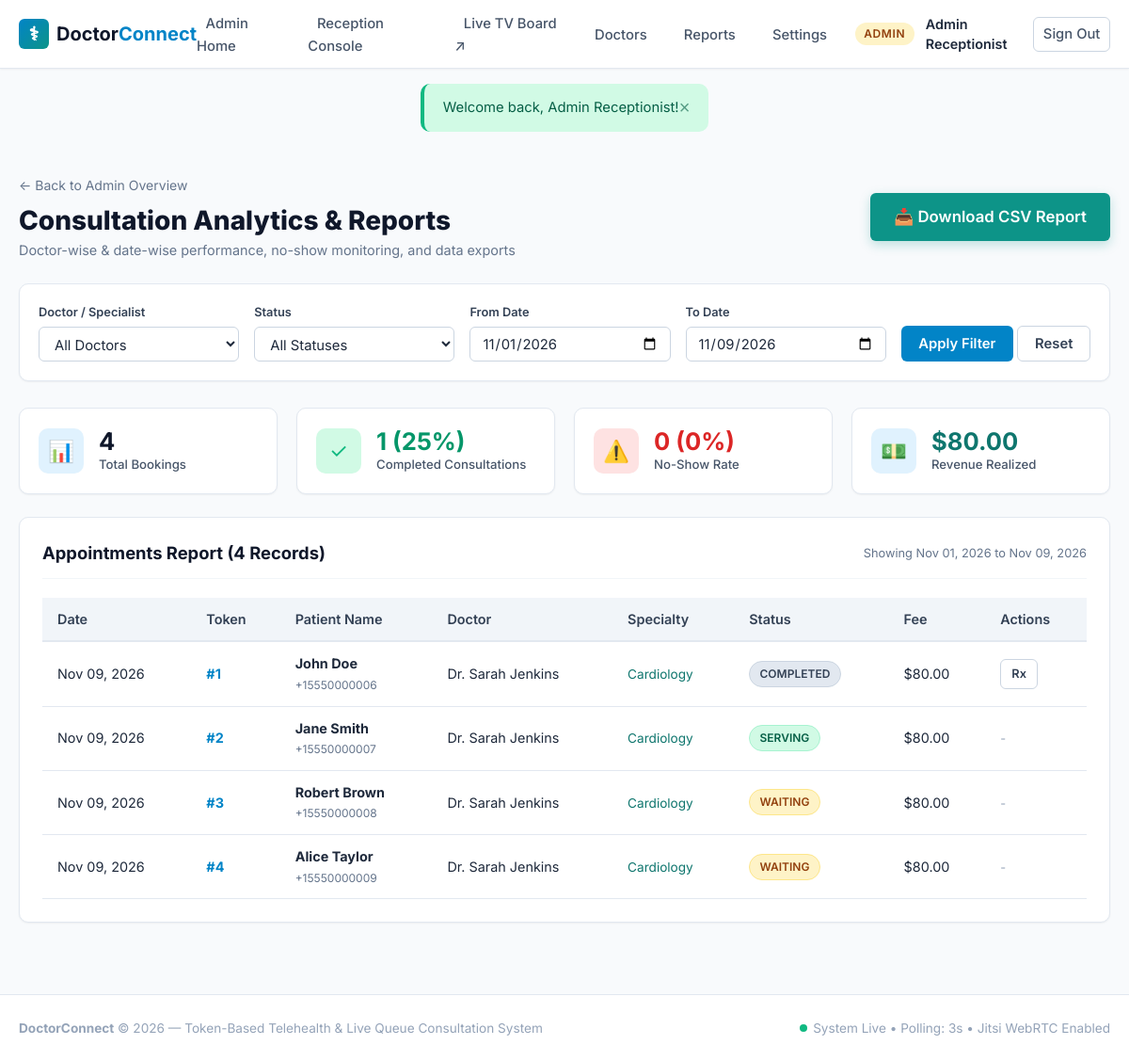
Screenshot of /admin/reports.php (signed in) with the database file from the repository.
### tables this page shows
CREATE TABLE appointments (
    id INT AUTO_INCREMENT PRIMARY KEY,
    patient_id INT NOT NULL,
    doctor_id INT NOT NULL,
    appointment_date DATE NOT NULL,
    token_number INT NOT NULL,
    status ENUM('waiting', 'serving', 'completed', 'no_show', 'cancelled') NOT NULL DEFAULT 'waiting',
    meeting_link VARCHAR(500) NULL,
    estimated_time DATETIME NULL,
    reason VARCHAR(255) NULL,
    diagnosis TEXT NULL,
    prescription TEXT NULL,
    created_at TIMESTAMP DEFAULT CURRENT_TIMESTAMP,
     
    CONSTRAINT unique_token_per_doctor_day UNIQUE (doctor_id, appointment_date, token_number),
    CONSTRAINT fk_appointment_patient FOREIGN KEY (patient_id) REFERENCES users(id) ON DELETE CASCADE,
    CONSTRAINT fk_appointment_doctor FOREIGN KEY (doctor_id) REFERENCES doctors(id) ON DELETE CASCADE,
    INDEX idx_doc_date_status (doctor_id, appointment_date, status),
    INDEX idx_patient (patient_id)
);

CREATE TABLE users (
    id INT AUTO_INCREMENT PRIMARY KEY,
    name VARCHAR(100) NOT NULL,
    email VARCHAR(150) NOT NULL UNIQUE,
    phone VARCHAR(20) NOT NULL UNIQUE,
    password_hash VARCHAR(255) NOT NULL,
    role ENUM('patient', 'doctor', 'admin') NOT NULL DEFAULT 'patient',
    created_at TIMESTAMP DEFAULT CURRENT_TIMESTAMP
);

CREATE TABLE doctors (
    id INT AUTO_INCREMENT PRIMARY KEY,
    user_id INT NOT NULL,
    specialization VARCHAR(100) NOT NULL,
    consultation_fee DECIMAL(10,2) NOT NULL DEFAULT 50.00,
    avg_consultation_mins INT NOT NULL DEFAULT 15,
    bio TEXT NULL,
    created_at TIMESTAMP DEFAULT CURRENT_TIMESTAMP,
    CONSTRAINT fk_doctor_user FOREIGN KEY (user_id) REFERENCES users(id) ON DELETE CASCADE
);

### config/config.php (called while the page is built, shortened)
<?php
function getBaseUrl(): string {
    $protocol = (!empty($_SERVER['HTTPS']) && $_SERVER['HTTPS'] !== 'off') || (isset($_SERVER['SERVER_PORT']) && $_SERVER['SERVER_PORT'] == 443) ? 'https://' : 'http://';
    $host = $_SERVER['HTTP_HOST'] ?? 'localhost';
    $scriptDir = str_replace('\\', '/', dirname($_SERVER['SCRIPT_NAME'] ?? ''));
    $subdirs = ['/patient', '/doctor', '/admin', '/api'];
    foreach ($subdirs as $subdir) {
        if (str_ends_with($scriptDir, $subdir)) {
            $scriptDir = substr($scriptDir, 0, -strlen($subdir));
            break;
        }
    }
    $base = rtrim($scriptDir, '/');
    return $protocol . $host . $base;
}
function url(string $path = ''): string {
    $base = getBaseUrl();
    $path = ltrim($path, '/');
    return $path ? "$base/$path" : $base . '/';
}
function e(?string $string): string {
    return htmlspecialchars($string ?? '', ENT_QUOTES, 'UTF-8');
}

### admin/reports.php (the view, shortened to what this page needs)
<?php
require_once __DIR__ . '/../config/config.php';
$db = Database::getConnection();
$doctorId = isset($_GET['doctor_id']) ? (int)$_GET['doctor_id'] : 0;
$status = trim($_GET['status'] ?? '');
$fromDate = trim($_GET['from_date'] ?? date('Y-m-01'));
$toDate = trim($_GET['to_date'] ?? date('Y-m-d'));
$where = ["a.appointment_date BETWEEN ? AND ?"];
$params = [$fromDate, $toDate];
$whereClause = implode(" AND ", $where);
$stmt = $db->prepare("
    SELECT a.*,
           u.name as patient_name, u.phone as patient_phone, u.email as patient_email,
           du.name as doctor_name, d.specialization, d.consultation_fee
    FROM appointments a
    JOIN users u ON u.id = a.patient_id
    JOIN doctors d ON d.id = a.doctor_id
    JOIN users du ON du.id = d.user_id
    WHERE {$whereClause}
    ORDER BY a.appointment_date DESC, a.token_number ASC
");
$stmt->execute($params);
$appointments = $stmt->fetchAll();
$totalBookings = count($appointments);
$completedCount = 0;
$noShowCount = 0;
$waitingCount = 0;
$cancelledCount = 0;
$totalRevenue = 0.0;
foreach ($appointments as $a) {
    if ($a['status'] === 'completed') {
        $completedCount++;
        $totalRevenue += (float)$a['consultation_fee'];
    } elseif ($a['status'] === 'no_show') {
        $noShowCount++;
    } elseif ($a['status'] === 'waiting' || $a['status'] === 'serving') {
        $waitingCount++;
    } elseif ($a['status'] === 'cancelled') {
        $cancelledCount++;
    }
}
$completedRate = $totalBookings > 0 ? round(($completedCount / $totalBookings) * 100, 1) : 0;
$noShowRate = $totalBookings > 0 ? round(($noShowCount / $totalBookings) * 100, 1) : 0;
$exportQuery = http_build_query([
    'doctor_id' => $doctorId,
    'status' => $status,
    'from_date' => $fromDate,
    'to_date' => $toDate
]);
require_once __DIR__ . '/../includes/header.php';
?>
<div style="max-width:1200px; margin:0 auto 3rem;">
    <div style="display:flex; justify-content:space-between; align-items:center; margin-bottom:1.5rem; flex-wrap:wrap; gap:1rem;">
        <div>
            <a href="<?= url('admin/dashboard.php') ?>" style="font-size:0.875rem; color:#64748b;">&larr; Back to Admin Overview</a>
            <h1 style="font-size:1.75rem; font-weight:800; color:#0f172a; margin-top:0.35rem;">
                Consultation Analytics & Reports
            </h1>
            <p style="color:#64748b; font-size:0.9rem; margin:0;">
                Doctor-wise & date-wise performance, no-show monitoring, and data exports
            </p>
        </div>
        <a href="<?= url('admin/export_csv.php?' . $exportQuery) ?>" class="btn btn-teal btn-lg" style="box-shadow:0 4px 12px rgba(13,148,136,0.25);">
            📥 Download CSV Report
        </a>
    </div>
    <div class="card" style="padding:1.25rem; margin-bottom:1.75rem;">
        <form method="GET" action="" style="display:flex; gap:1rem; align-items:flex-end; flex-wrap:wrap;">
            <div style="flex:1; min-width:180px;">
                <label class="form-label" style="font-size:0.8rem;">Doctor / Specialist</label>
                <select name="doctor_id" class="form-select" style="padding:0.45rem 0.75rem;">
                    <option value="">All Doctors</option>
                </select>
            </div>
            <div style="flex:1; min-width:140px;">
                <label class="form-label" style="font-size:0.8rem;">Status</label>
                <select name="status" class="form-select" style="padding:0.45rem 0.75rem;">
                    <option value="">All Statuses</option>
                </select>
            </div>
            <div style="flex:1; min-width:140px;">
                <label class="form-label" style="font-size:0.8rem;">From Date</label>
                <input type="date" name="from_date" class="form-control" value="<?= e($fromDate) ?>" style="padding:0.45rem 0.75rem;">
            </div>
            <div style="flex:1; min-width:140px;">
                <label class="form-label" style="font-size:0.8rem;">To Date</label>
                <input type="date" name="to_date" class="form-control" value="<?= e($toDate) ?>" style="padding:0.45rem 0.75rem;">
            </div>
            <div>
                <button type="submit" class="btn btn-primary" style="height:38px;">Apply Filter</button>
                <a href="<?= url('admin/reports.php') ?>" class="btn btn-outline" style="height:38px;">Reset</a>
            </div>
        </form>
    </div>
    <div class="stats-grid">
        <div class="stat-card stat-primary">
            <div class="stat-icon">📊</div>
            <div>
                <div class="stat-val"><?= $totalBookings ?></div>
                <div class="stat-label">Total Bookings</div>
            </div>
        </div>
        <div class="stat-card stat-success">
            <div class="stat-icon">✓</div>
            <div>
                <div class="stat-val" style="color:#059669;"><?= $completedCount ?> (<?= $completedRate ?>%)</div>
                <div class="stat-label">Completed Consultations</div>
            </div>
        </div>
        <div class="stat-card stat-danger">
            <div class="stat-icon">⚠️</div>
            <div>
                <div class="stat-val" style="color:#dc2626;"><?= $noShowCount ?> (<?= $noShowRate ?>%)</div>
                <div class="stat-label">No-Show Rate</div>
            </div>
        </div>
        <div class="stat-card stat-primary">
            <div class="stat-icon">💵</div>
            <div>
                <div class="stat-val" style="color:#0f766e;">$<?= number_format($totalRevenue, 2) ?></div>
                <div class="stat-label">Revenue Realized</div>
            </div>
        </div>
    </div>
    <div class="card">
        <div class="card-header">
            <h3 class="card-title">Appointments Report (<?= count($appointments) ?> Records)</h3>
            <span style="font-size:0.8rem; color:#64748b;">
                Showing <?= date('M d, Y', strtotime($fromDate)) ?> to <?= date('M d, Y', strtotime($toDate)) ?>
            </span>
        </div>
        <div class="table-responsive">
            <table class="table">
                <thead>
                    <tr>
                        <th>Date</th>
                        <th>Token</th>
                        <th>Patient Name</th>
                        <th>Doctor</th>
                        <th>Specialty</th>
                        <th>Status</th>
                        <th>Fee</th>
                        <th>Actions</th>
                    </tr>
                </thead>
                <tbody>
                    <?php if (empty($appointments)): ?>
                        <tr><td colspan="8" style="text-align:center; padding:2rem; color:#64748b;">No appointment records match the selected criteria.</td></tr>
                    <?php else: ?>
                        <?php foreach ($appointments as $a): ?>
                            <tr>
                                <td><?= date('M d, Y', strtotime($a['appointment_date'])) ?></td>
                                <td><strong style="color:#0284c7;">#<?= (int)$a['token_number'] ?></strong></td>
                                <td>
                                    <strong><?= e($a['patient_name']) ?></strong><br>
                                    <span style="font-size:0.75rem; color:#64748b;"><?= e($a['patient_phone']) ?></span>
                                </td>
                                <td><?= e($a['doctor_name']) ?></td>
                                <td><span style="color:#0f766e; font-size:0.85rem;"><?= e($a['specialization']) ?></span></td>
                                <td>
                                    <span class="badge badge-<?= e($a['status']) ?>">
                                        <?= strtoupper(e($a['status'])) ?>
                                    </span>
                                </td>
                                <td>$<?= number_format((float)$a['consultation_fee'], 2) ?></td>
                                <td>
                                    <?php if ($a['status'] === 'completed' && !empty($a['prescription'])): ?>
                                        <a href="<?= url('patient/prescription.php?id=' . $a['id']) ?>" target="_blank" class="btn btn-sm btn-outline">Rx</a>
                                    <?php else: ?>
                                        <span style="color:#94a3b8; font-size:0.8rem;">-</span>
                                    <?php endif; ?>
                                </td>
                            </tr>
                        <?php endforeach; ?>
                    <?php endif; ?>
                </tbody>
            </table>
        </div>
    </div>
</div>
<?php require_once __DIR__ . '/../includes/footer.php'; ?>

### assets/css/style.css (style rules this page uses)
:root { --primary: #0284c7; --primary-hover: #0369a1; --primary-light: #e0f2fe; --teal: #0d9488; --teal-hover: #0f766e; --teal-light: #ccfbf1; --slate-50: #f8fafc; --slate-100: #f1f5f9; --slate-200: #e2e8f0; --slate-300: #cbd5e1; --slate-400: #94a3b8; --slate-600: #475569; --slate-700: #334155; --slate-800: #1e293b; --slate-900: #0f172a; --success: #10b981; --success-bg: #d1fae5; --warning: #f59e0b; --warning-bg: #fef3c7; --danger: #ef4444; --danger-bg: #fee2e2; --info: #3b82f6; --info-bg: #dbeafe; --shadow-sm: 0 1px 2px 0 rgb(0 0 0 / 0.05); --shadow-md: 0 4px 6px -1px rgb(0 0 0 / 0.1), 0 2px 4px -2px rgb(0 0 0 / 0.1); --shadow-lg: 0 10px 15px -3px rgb(0 0 0 / 0.1), 0 4px 6px -4px rgb(0 0 0 / 0.1); --radius-sm: 6px; --radius-md: 10px; --radius-lg: 16px; --radius-full: 9999px; --font-sans: 'Inter', system-ui, -apple-system, BlinkMacSystemFont, "Segoe UI", Roboto, "Helvetica Neue", Arial, sans-serif; }
*, *::before, *::after { box-sizing: border-box; margin: 0; padding: 0; }
body { font-family: var(--font-sans); background-color: var(--slate-50); color: var(--slate-800); line-height: 1.5; min-height: 100vh; display: flex; flex-direction: column; }
a { color: var(--primary); text-decoration: none; transition: color 0.15s ease; }
.btn { display: inline-flex; align-items: center; justify-content: center; gap: 0.4rem; font-family: inherit; font-size: 0.925rem; font-weight: 600; padding: 0.55rem 1.1rem; border-radius: var(--radius-sm); border: 1px solid transparent; cursor: pointer; transition: all 0.15s ease-in-out; text-decoration: none; white-space: nowrap; }
.btn-primary { background: var(--primary); color: #ffffff; }
.btn-teal { background: var(--teal); color: #ffffff; }
.btn-outline { background: #ffffff; border-color: var(--slate-300); color: var(--slate-700); }
.btn-sm { font-size: 0.8rem; padding: 0.35rem 0.7rem; }
.btn-lg { font-size: 1.05rem; padding: 0.75rem 1.5rem; }
.card { background: #ffffff; border: 1px solid var(--slate-200); border-radius: var(--radius-md); box-shadow: var(--shadow-sm); padding: 1.5rem; margin-bottom: 1.5rem; }
.card-header { display: flex; align-items: center; justify-content: space-between; margin-bottom: 1.25rem; padding-bottom: 0.75rem; border-bottom: 1px solid var(--slate-100); }
.card-title { font-size: 1.15rem; font-weight: 700; color: var(--slate-900); }
.stats-grid { display: grid; grid-template-columns: repeat(auto-fit, minmax(220px, 1fr)); gap: 1.25rem; margin-bottom: 1.5rem; }
.stat-card { background: #ffffff; border: 1px solid var(--slate-200); border-radius: var(--radius-md); padding: 1.25rem; display: flex; align-items: center; gap: 1rem; box-shadow: var(--shadow-sm); }
.stat-icon { width: 48px; height: 48px; border-radius: var(--radius-md); display: flex; align-items: center; justify-content: center; font-size: 1.4rem; }
.stat-primary .stat-icon { background: var(--primary-light); color: var(--primary); }
.stat-success .stat-icon { background: var(--success-bg); color: var(--success); }
.stat-danger .stat-icon { background: var(--danger-bg); color: var(--danger); }
.stat-val { font-size: 1.6rem; font-weight: 700; color: var(--slate-900); line-height: 1.2; }
.stat-label { font-size: 0.825rem; color: var(--slate-600); font-weight: 500; }
.badge { display: inline-flex; align-items: center; gap: 0.3rem; font-size: 0.75rem; font-weight: 600; padding: 0.25rem 0.65rem; border-radius: var(--radius-full); }
.badge-waiting { background: #fef3c7; color: #92400e; border: 1px solid #fde68a; }
.badge-serving { background: #d1fae5; color: #065f46; border: 1px solid #a7f3d0; }
.badge-completed { background: #e2e8f0; color: #334155; border: 1px solid #cbd5e1; }
.table-responsive { width: 100%; overflow-x: auto; }
.table { width: 100%; border-collapse: collapse; font-size: 0.9rem; text-align: left; }
.table th { background: var(--slate-100); color: var(--slate-700); font-weight: 600; padding: 0.75rem 1rem; border-bottom: 2px solid var(--slate-200); }
.table td { padding: 0.75rem 1rem; border-bottom: 1px solid var(--slate-200); vertical-align: middle; }
.form-label { display: block; font-size: 0.875rem; font-weight: 600; color: var(--slate-700); margin-bottom: 0.4rem; }
.form-control, .form-select { width: 100%; padding: 0.6rem 0.85rem; font-family: inherit; font-size: 0.925rem; border: 1px solid var(--slate-300); border-radius: var(--radius-sm); background-color: #ffffff; color: var(--slate-800); transition: border-color 0.15s, box-shadow 0.15s; }

### rows the page displays
appointments: appointment_date "Nov 09, 2026", token_number "1", patient.name "John Doe", patient.phone "+15550000006", users.name "Dr. Sarah Jenkins", doctor.specialization "Cardiology", status "COMPLETED", doctor.consultation_fee "80.00"
appointments: appointment_date "Nov 09, 2026", token_number "2", patient.name "Jane Smith", patient.phone "+15550000007", users.name "Dr. Sarah Jenkins", doctor.specialization "Cardiology", status "SERVING", doctor.consultation_fee "80.00"
appointments: appointment_date "Nov 09, 2026", token_number "3", patient.name "Robert Brown", patient.phone "+15550000008", users.name "Dr. Sarah Jenkins", doctor.specialization "Cardiology", status "WAITING", doctor.consultation_fee "80.00"
appointments: appointment_date "Nov 09, 2026", token_number "4", patient.name "Alice Taylor", patient.phone "+15550000009", users.name "Dr. Sarah Jenkins", doctor.specialization "Cardiology", status "WAITING", doctor.consultation_fee "80.00"

### other values shown
$userRole "ADMIN"
$user['name'] "Admin Receptionist"
$flash['message'] "Welcome back, Admin Receptionist!"
$totalBookings "4"
$completedCount "1"
$completedRate "25"
$noShowCount "0"
$noShowRate "0"
$totalRevenue "80.00"
count($appointments) "4"
date('M d, Y', strtotime($fromDate)) "Nov 01, 2026"
date('M d, Y', strtotime($toDate)) "Nov 09, 2026"
APP_NAME "DoctorConnect"
